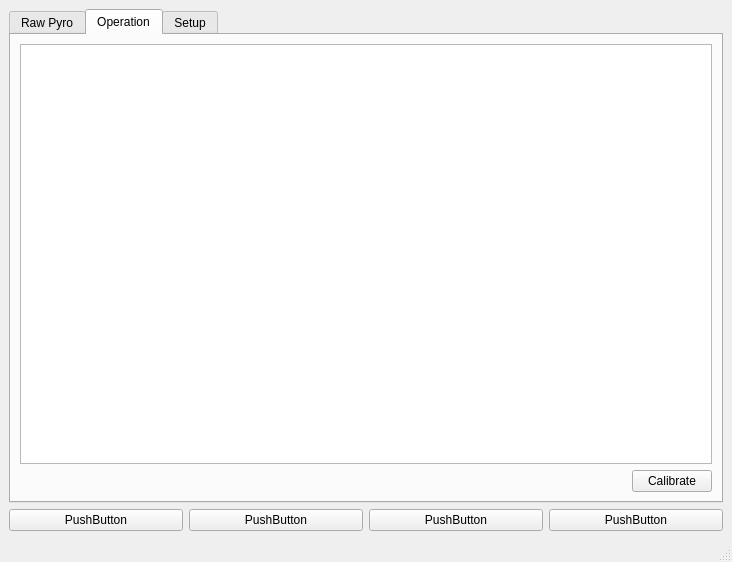
<?xml version="1.0" encoding="UTF-8"?>
<ui version="4.0">
 <class>MainWindow</class>
 <widget class="QMainWindow" name="MainWindow">
  <property name="geometry">
   <rect>
    <x>0</x>
    <y>0</y>
    <width>732</width>
    <height>562</height>
   </rect>
  </property>
  <property name="windowTitle">
   <string>MainWindow</string>
  </property>
  <widget class="QWidget" name="centralwidget">
   <layout class="QVBoxLayout" name="verticalLayout">
    <item>
     <widget class="QTabWidget" name="tabWidget">
      <property name="currentIndex">
       <number>1</number>
      </property>
      <widget class="QWidget" name="tab_rawPyro">
       <attribute name="title">
        <string>Raw Pyro</string>
       </attribute>
       <layout class="QHBoxLayout" name="horizontalLayout_2">
        <item>
         <widget class="ImageView" name="rawPyro"/>
        </item>
       </layout>
      </widget>
      <widget class="QWidget" name="tab_operation">
       <attribute name="title">
        <string>Operation</string>
       </attribute>
       <layout class="QVBoxLayout" name="verticalLayout_2">
        <item>
         <widget class="QGraphicsView" name="operationGraph"/>
        </item>
        <item>
         <layout class="QHBoxLayout" name="horizontalLayout_3">
          <item>
           <spacer name="horizontalSpacer">
            <property name="orientation">
             <enum>Qt::Horizontal</enum>
            </property>
            <property name="sizeHint" stdset="0">
             <size>
              <width>40</width>
              <height>20</height>
             </size>
            </property>
           </spacer>
          </item>
          <item>
           <widget class="QPushButton" name="bCalibrate">
            <property name="text">
             <string>Calibrate</string>
            </property>
           </widget>
          </item>
         </layout>
        </item>
       </layout>
      </widget>
      <widget class="QWidget" name="tab_setup">
       <attribute name="title">
        <string>Setup</string>
       </attribute>
      </widget>
     </widget>
    </item>
    <item>
     <layout class="QHBoxLayout" name="horizontalLayout">
      <item>
       <widget class="QPushButton" name="button1">
        <property name="text">
         <string>PushButton</string>
        </property>
       </widget>
      </item>
      <item>
       <widget class="QPushButton" name="button2">
        <property name="text">
         <string>PushButton</string>
        </property>
       </widget>
      </item>
      <item>
       <widget class="QPushButton" name="button3">
        <property name="text">
         <string>PushButton</string>
        </property>
       </widget>
      </item>
      <item>
       <widget class="QPushButton" name="button4">
        <property name="text">
         <string>PushButton</string>
        </property>
       </widget>
      </item>
     </layout>
    </item>
   </layout>
  </widget>
  <widget class="QMenuBar" name="menubar">
   <property name="geometry">
    <rect>
     <x>0</x>
     <y>0</y>
     <width>732</width>
     <height>21</height>
    </rect>
   </property>
  </widget>
  <widget class="QStatusBar" name="statusbar"/>
 </widget>
 <customwidgets>
  <customwidget>
   <class>ImageView</class>
   <extends>QGraphicsView</extends>
   <header>pyqtgraph</header>
  </customwidget>
 </customwidgets>
 <resources/>
 <connections/>
</ui>
